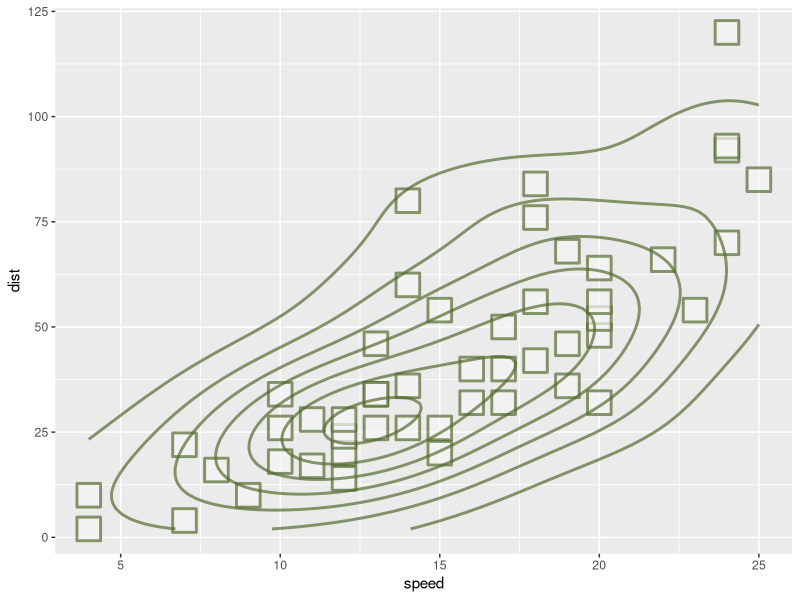

Reproduce this figure in R.
library(ggplot2)
cars |>
  ggplot() + 
  aes(x = speed, y = dist) +
  geom_point() + 
  aes(size = I(8)) + 
  aes(alpha = I(.7)) + 
  aes(color = I("darkolivegreen")) + 
  aes(shape = I(21)) + 
  aes(fill = I("whitesmoke")) + 
  aes(stroke = I(1.5)) + 
  geom_density2d() + 
  aes(linewidth = I(1)) + 
  aes(shape = I(22))
